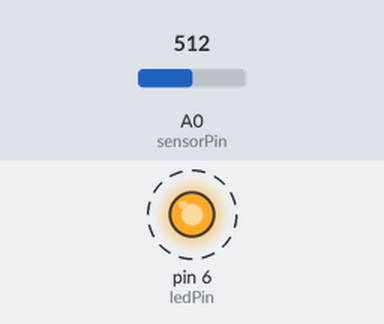
Recording of a sketch running on a simulated Arduino Uno, built with avr-gcc and run on an emulated ATmega328P. Parts: output pins drawn as LEDs (lit = HIGH). Dashed ring = blinking. The test bench sets the inputs (shaded band); at power-on: A0 (sensorPin) = 512. What the sketch prints to the serial monitor is not drawn.

Above: at 0.92 s.
Timing chart, 0 to 3.8 s (numbered marks = the images above):
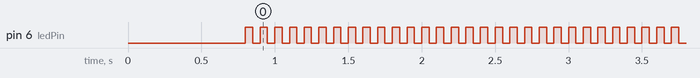

The sketch:

sensor_led_noise.ino
```cpp
// Streams timestamped photoresistor data while injecting a controlled LED artifact
// Output format: "milliseconds,ADC"

const int sensorPin = A0;        // Photoresistor input

// LED used as a controlled optical noise source
const int ledPin = 6;            // Digital output driving LED
const int sampleRate = 50;       // Target sampling rate in Hz
const int sampleInterval = 1000 / sampleRate;

// LED flicker parameters (10 Hz)
const int blinkMs = 50;
unsigned long lastBlink = 0;
bool ledOn = false;

unsigned long lastSample = 0;

void setup() {
  Serial.begin(115200);          // Must match analysis-side baud rate
  pinMode(ledPin, OUTPUT);
  delay(800);                    // Allow serial connection to stabilize
}

void loop() {
  unsigned long t = millis();

  // Inject periodic LED flickers
  if (t - lastBlink >= (unsigned long)blinkMs) {
    ledOn = !ledOn;
    digitalWrite(ledPin, ledOn); // HIGH = ON for common-cathode LED
    lastBlink = t;
  }

  // Sample sensor and transmit timestamped value
  if (t - lastSample >= (unsigned long)sampleInterval) {
    int adc = analogRead(sensorPin);
    Serial.print(t);
    Serial.print(",");
    Serial.println(adc);
    lastSample = t;
  }
}
```

Measured:
- by itself, pin 6 (ledPin): alternates HIGH for 0.05 s and LOW for 0.05 s
